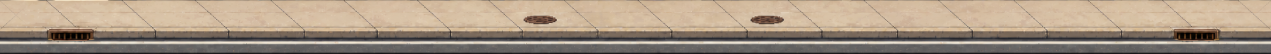
#> input picture assets/backgrounds/houston-modular/ground-strip.png, 3812 x 160 px, given in place of iron-sheet.png, which was not available (shown at 1/3 size)
$ python split_houston_prop_sheets.py
#> lines starting #> are read from the running program, lines starting #| are printed output that depends on the picture; pictures that were not available may be replaced by others from this repository, and a replacement may not be noted
from pathlib import Path

from PIL import Image


ROOT = Path(__file__).resolve().parents[1]
SHEETS = ROOT / "tmp/imagegen/houston-modular"
OUTPUT = ROOT / "assets/backgrounds/houston-modular"

SPECS = {
    "iron-sheet.png": {
        "iron-start.png": ((70, 210, 165, 660), 0.5),
        "iron-middle.png": ((225, 210, 820, 660), 0.5),
        "iron-gate.png": ((930, 190, 1710, 660), 0.5),
        "iron-end.png": ((1750, 210, 1865, 660), 0.5),
    },
    "chain-sheet.png": {
        "chain-start.png": ((145, 185, 395, 655), 0.48),
        "chain-middle.png": ((530, 185, 1355, 655), 0.48),
        "chain-end.png": ((1500, 185, 1750, 655), 0.48),
    },
    "props-sheet.png": {
        "planter.png": ((100, 145, 455, 435), 0.4),
        "cabinet.png": ((525, 90, 845, 435), 0.4),
        "bench.png": ((925, 160, 1340, 435), 0.4),
        "bike-rack.png": ((1440, 160, 1625, 435), 0.4),
        "bollards.png": ((455, 580, 925, 845), 0.4),
        "street-lamp.png": ((1105, 400, 1285, 845), 0.4),
    },
}


def remove_magenta(image):
    image = image.convert("RGBA")
    cleaned = []
    for red, green, blue, _ in image.getdata():
        key_distance = ((red - 255) ** 2 + green ** 2 + (blue - 255) ** 2) ** 0.5
        if key_distance < 150:
            cleaned.append((0, 0, 0, 0))
            continue
        if red > 90 and blue > 90 and min(red, blue) - green > 35:
            red = green
            blue = min(blue, green)
        cleaned.append((red, green, blue, 255))
    image.putdata(cleaned)
    return image


def trim_and_border(image):
    bbox = image.getchannel("A").getbbox()
    if bbox is None:
        raise ValueError("crop contained no visible pixels")
    image = image.crop(bbox)
    bordered = Image.new("RGBA", (image.width + 2, image.height + 2))
    bordered.paste(image, (1, 1))
    return bordered


def prepare(crop, scale):
    image = remove_magenta(crop)
    image = trim_and_border(image)
    size = (max(1, round(image.width * scale)), max(1, round(image.height * scale)))
    image = image.resize(size, Image.Resampling.NEAREST)
    return trim_and_border(image)


def extract_terminal():
    source = Image.open(
        ROOT / "assets/backgrounds/houston-chapter/foreground-04-v3.png"
    ).convert("RGBA")
    terminal = source.crop((840, 70, 1906, 665))
    alpha = terminal.getchannel("A").point(lambda value: 255 if value else 0)
    terminal.putalpha(alpha)
    return trim_and_border(terminal)


def main():
    OUTPUT.mkdir(parents=True, exist_ok=True)
    for sheet_name, outputs in SPECS.items():
        sheet = Image.open(SHEETS / sheet_name).convert("RGBA")
#> sheet is the input picture: PIL image 3812x160 RGBA; mean R, G, B, A 168, 151.4, 133.2, 255
        for name, (box, scale) in outputs.items():
            prepare(sheet.crop(box), scale).save(OUTPUT / name)
#> this loop made 4 passes
#> pass 1, in prepare, `image = trim_and_border(image)`:
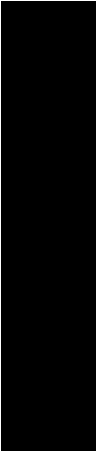
#> image: PIL image 97x452 RGBA; mean R, G, B, A 0, 0, 0, 248.6; transparent parts drawn white
#> pass 2 of the loop in main, `for sheet_name, outputs in SPECS.items():`:
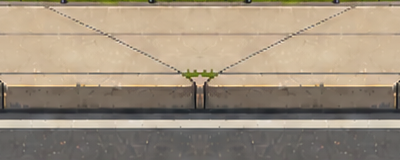
#> input picture assets/backgrounds/houston-modular/ground-tile.png, 400 x 160 px, given in place of chain-sheet.png, which was not available
#> in main, sheet is the input picture: PIL image 400x160 RGBA; mean R, G, B, A 157.9, 143.7, 125.1, 255
#> the loop in main, `for name, (box, scale) in outputs.items():` made 3 passes
#> pass 1, in prepare (call 5), `image = trim_and_border(image)`:
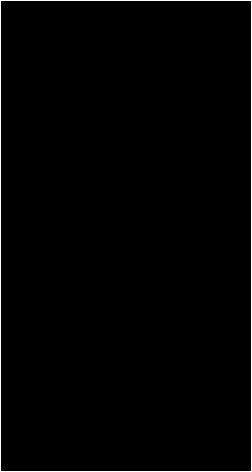
#> image: PIL image 252x472 RGBA; mean R, G, B, A 0, 0, 0, 251.9; transparent parts drawn white
    extract_terminal().save(OUTPUT / "terminal.png")


if __name__ == "__main__":
#> (the run stopped early here; a loop or call above may not have finished)
